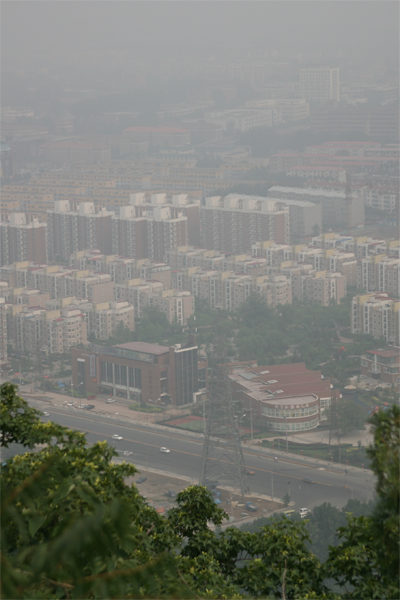
%> input picture images/3.bmp, 400 x 600 px
$ octave --eval "result = Global_1(imread('images/3.bmp'));"   (GNU Octave 9; MATLAB toolbox functions it lacks are replaced by stand-ins)
%> lines starting %> are read from the running program, lines starting %| are printed output that depends on the picture
function In = Global_1(I, flag)

if nargin < 2
    flag = 1;
end
R = I(:,:,1);
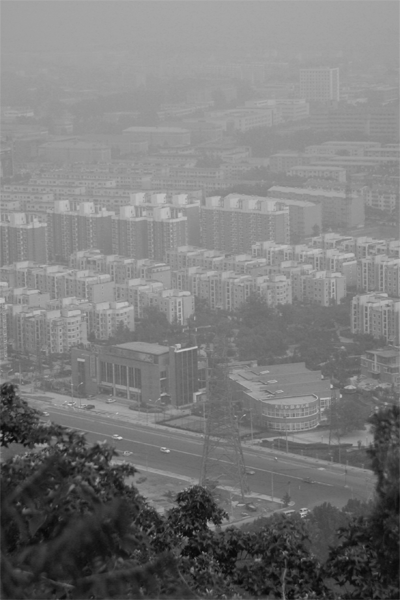
%> R: size 600x400 uint8; min 6, max 214, mean 123.1
G = I(:,:,2);
B = I(:,:,3);
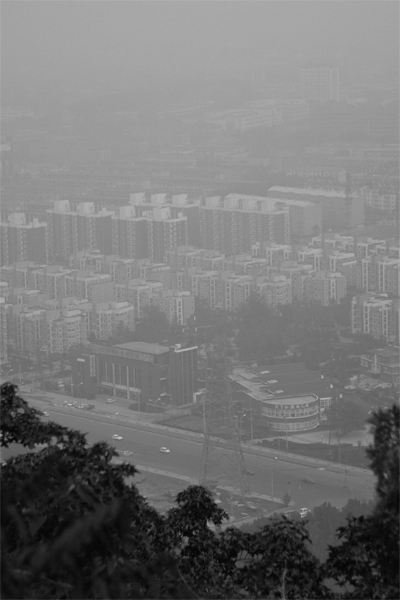
%> B: size 600x400 uint8; min 4, max 199, mean 117.8
M = histeq(R);
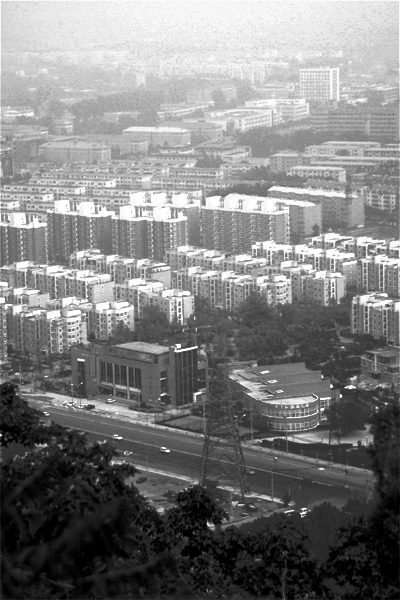
%> M: size 600x400 uint8; min 0, max 255, mean 127
N = histeq(G);
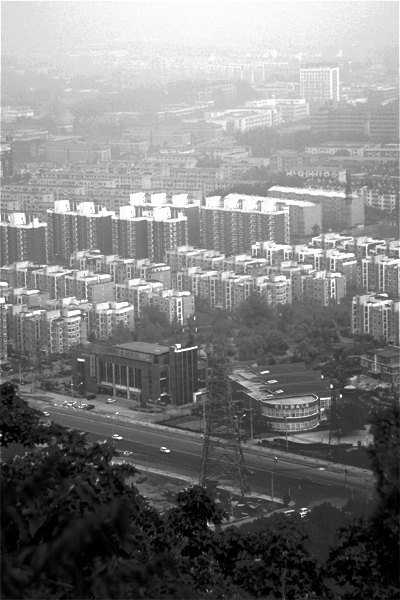
%> N: size 600x400 uint8; min 0, max 255, mean 127.2
L = histeq(B);
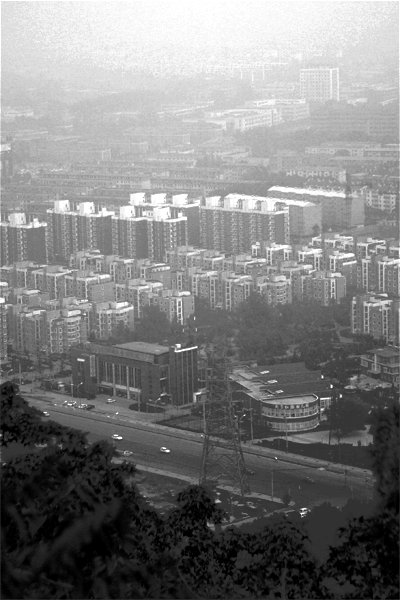
%> L: size 600x400 uint8; min 0, max 255, mean 127; mean of the top-left, top-right, bottom-left and bottom-right quarters 191.3, 189.5, 62.2, 65.2
In = cat(3, M, N, L);
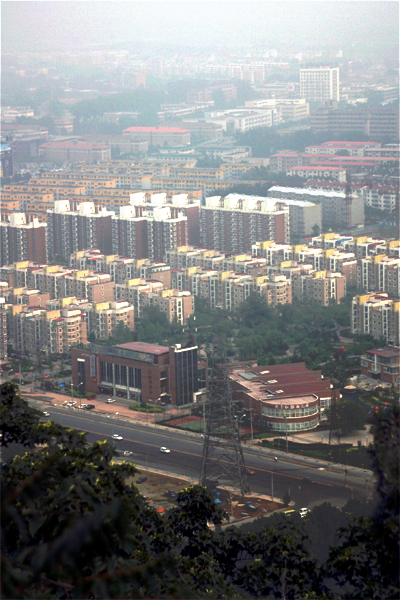
%> In: size 600x400x3 uint8; mean R, G, B 127, 127.2, 127
if flag
    figure;
    subplot(2, 2, 1); imshow(I); title('原图像', 'FontWeight', 'Bold');
    subplot(2, 2, 2); imshow(In); title('处理后的图像', 'FontWeight', 'Bold');
    Q = rgb2gray(I);
    W = rgb2gray(In);
%> `result = Global_1(imread('images/3.bmp'));`:
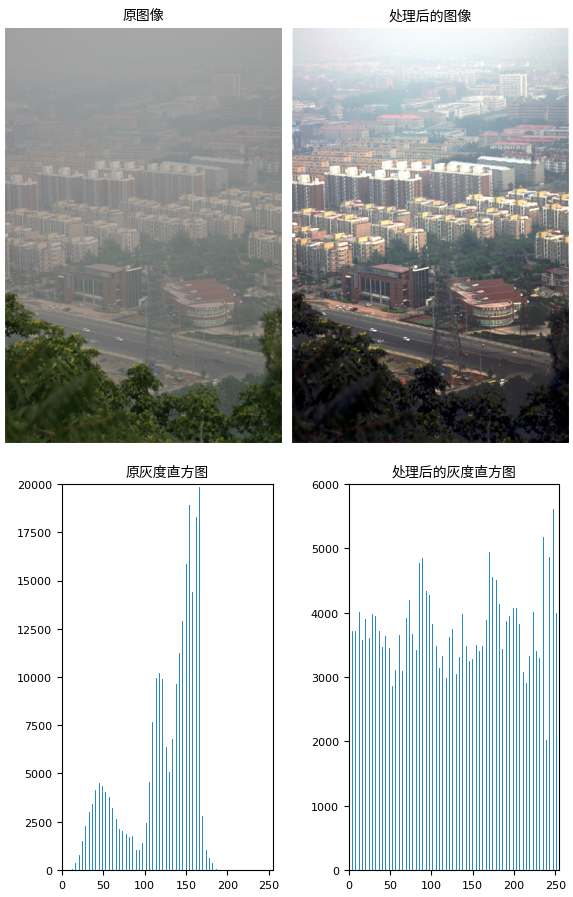
%> figure redrawn from the program's plot data, 4 panels
    subplot(2, 2, 3); imhist(Q, 64); title('原灰度直方图', 'FontWeight', 'Bold');
    subplot(2, 2, 4); imhist(W, 64); title('处理后的灰度直方图', 'FontWeight', 'Bold');
end

$ run again, on images/gugong.bmp
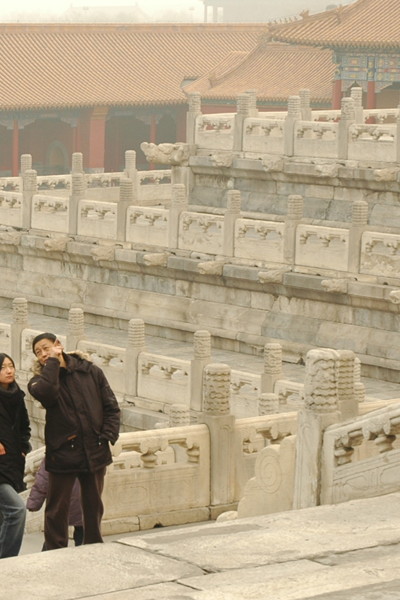
%> input picture images/gugong.bmp, 400 x 600 px
%> in Global_1, `In = cat(3, M, N, L);`:
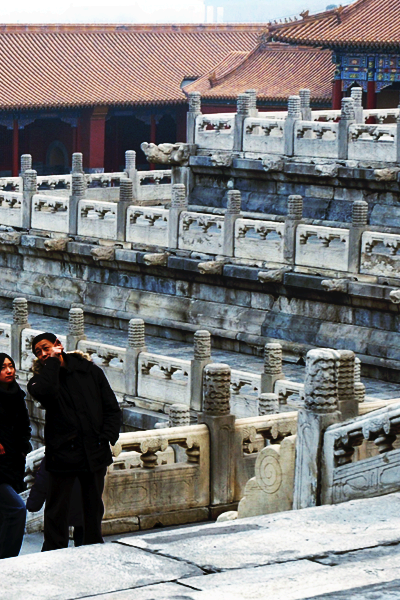
%> In: size 600x400x3 uint8; mean R, G, B 126.6, 126.6, 126.7
%> `result = Global_1(imread('images/3.bmp'));`:
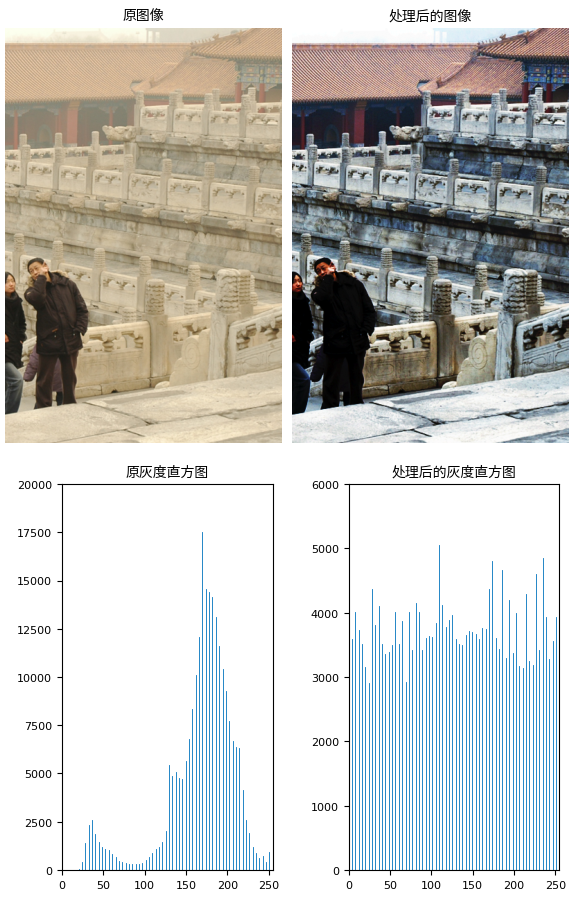
%> figure redrawn from the program's plot data, 4 panels

$ run again, on images/test17.bmp
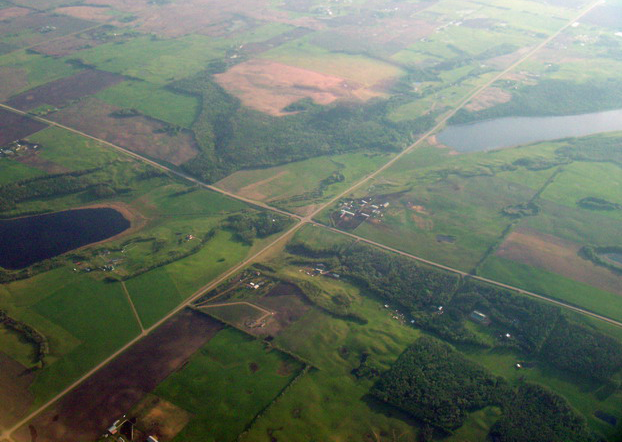
%> input picture images/test17.bmp, 622 x 442 px
%> in Global_1, `In = cat(3, M, N, L);`:
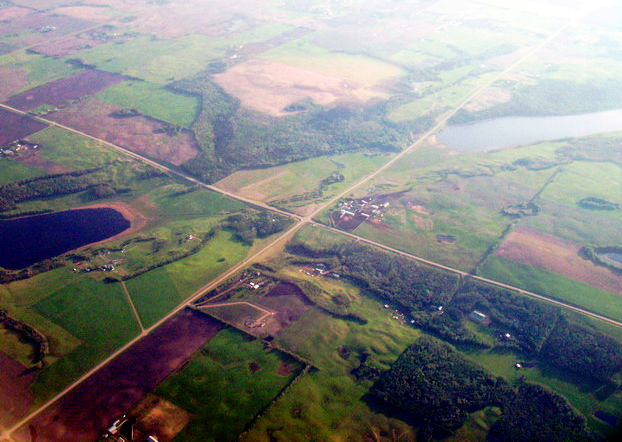
%> In: size 442x622x3 uint8; mean R, G, B 126.2, 126.2, 126.2
%> `result = Global_1(imread('images/3.bmp'));`:
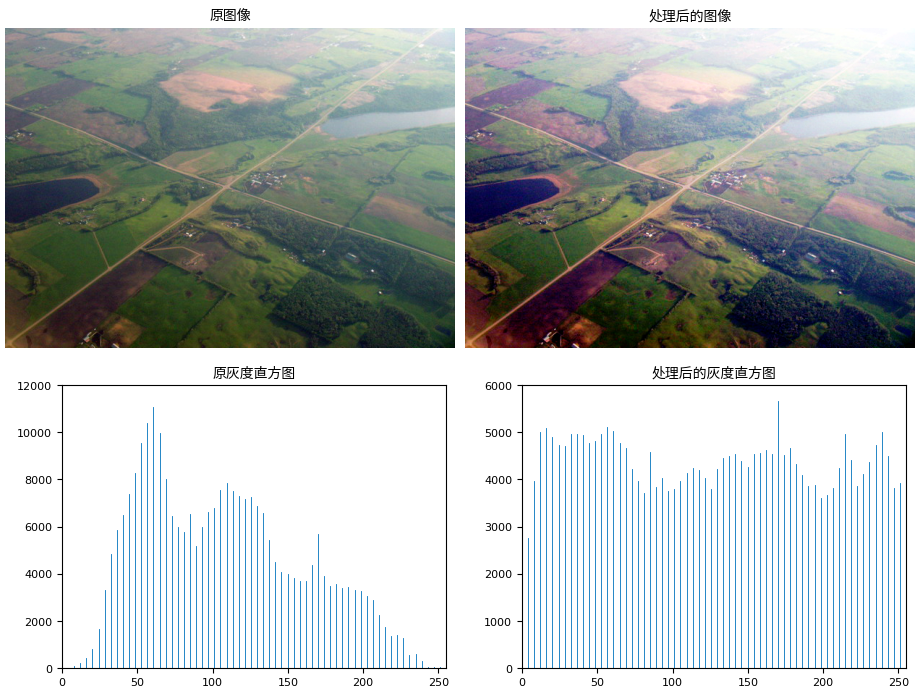
%> figure redrawn from the program's plot data, 4 panels
